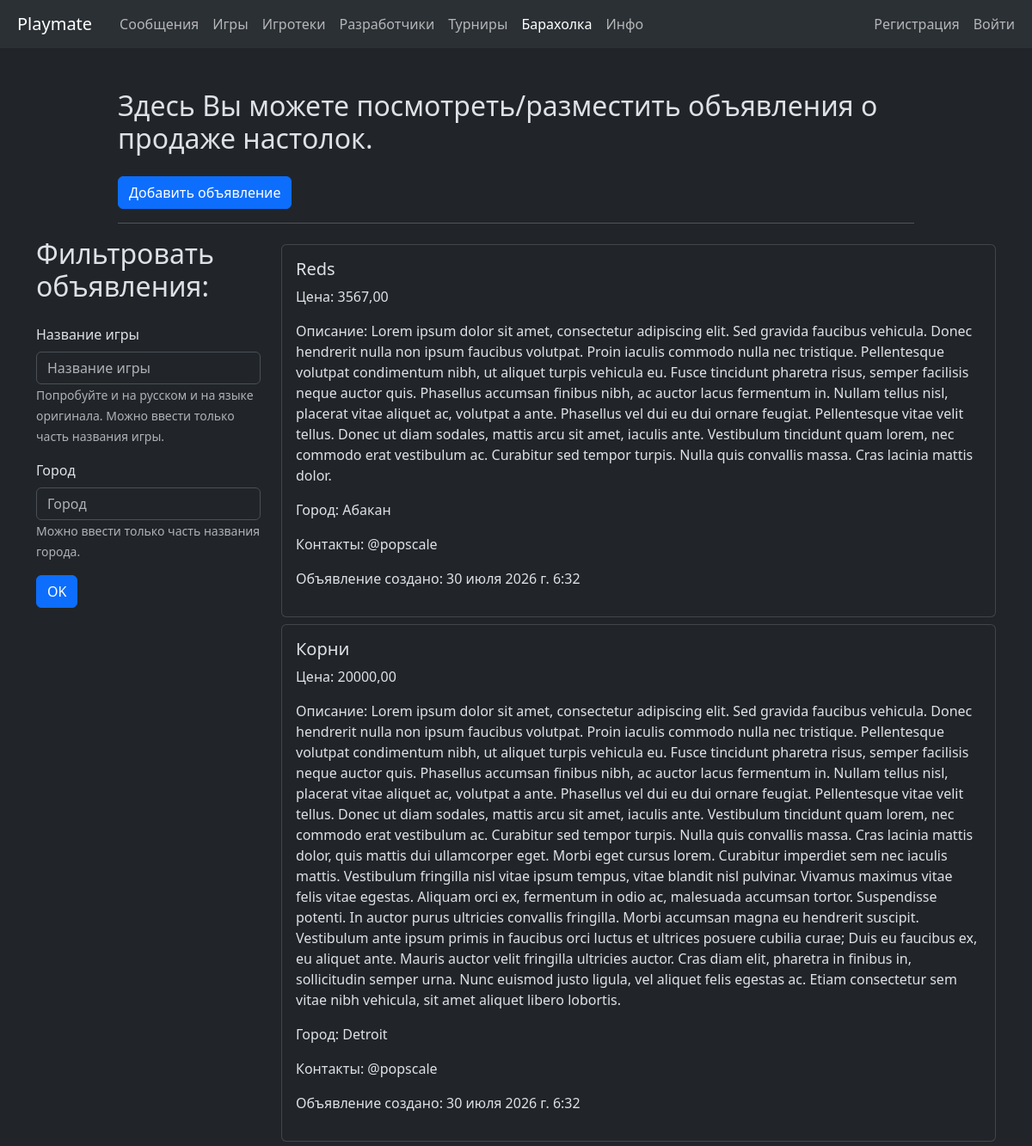
Page /main_app/sale_announcements/ (upper part) on the earlier database version.
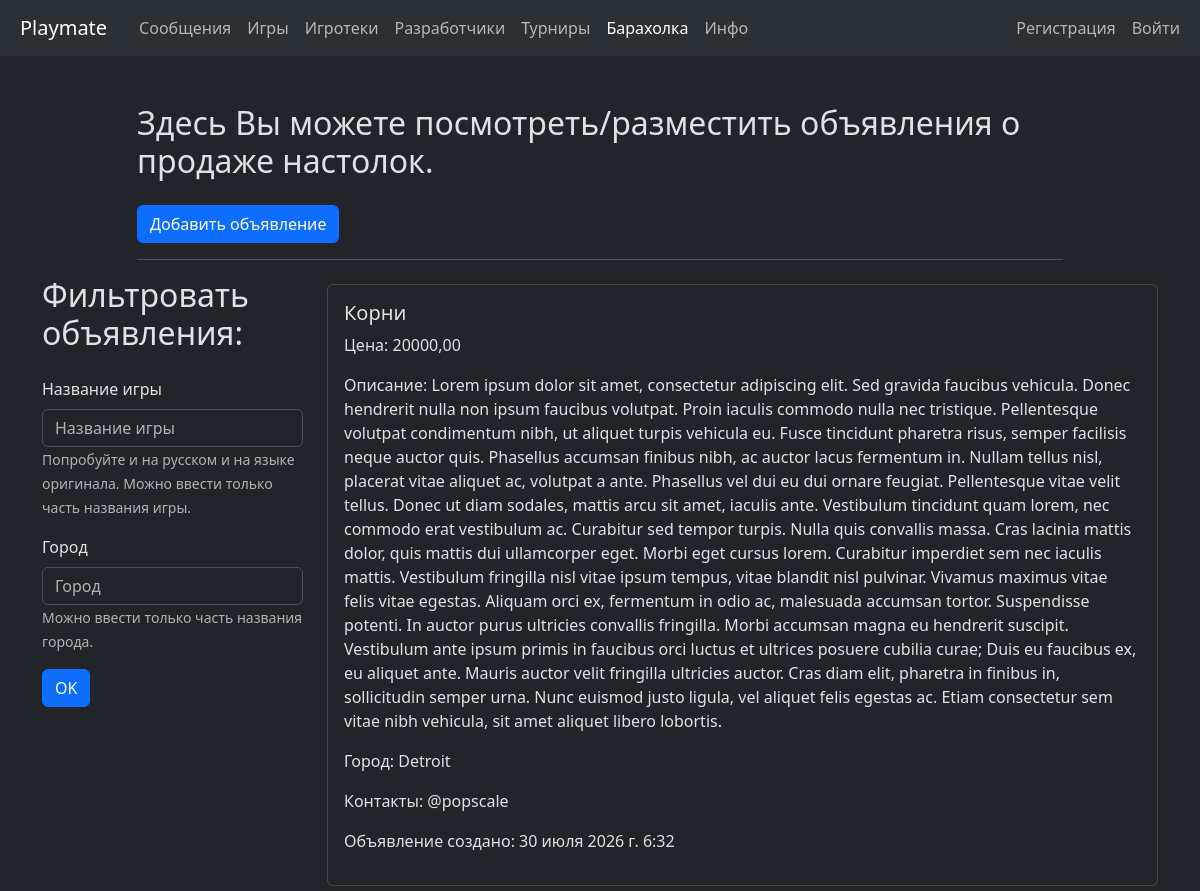
Same page on the later database version.
### main_app/models.py (models this page shows, shortened)
class SaleAnnouncement(models.Model):
    boardgame = models.ForeignKey(BoardGame,
                                  verbose_name='Настолка',
                                  help_text='Если в выборе нет нужной игры - создайте ее, пожалуйста ("Игры" в '
                                            'главном меню). Эту Вселенную делаете Вы ))',
                                  on_delete=models.CASCADE,
                                  blank=False,
                                  null=False)
    price = models.DecimalField(verbose_name='Цена',
                                max_digits=8,
                                decimal_places=2,
                                blank=False,
                                null=False)
    description = models.TextField(verbose_name='Описание, состояние и прочее',
                                   blank=False,
                                   null=False)
    city = models.CharField(verbose_name='Укажите Ваш город',
                            max_length=100,
                            blank=True,
                            null=True)
    contact = models.CharField(verbose_name='Контакты',
                               help_text='Укажите контакты для связи',
                               max_length=200,
                               blank=True,
                               null=True)
    created_at = models.DateTimeField(auto_now_add=True)
    created_by = models.ForeignKey(User,
                                   on_delete=models.CASCADE,
                                   null=False,
                                   related_name='sale_ann')
    class Meta:
        verbose_name = "Объявление о продаже"
        verbose_name_plural = "Объявления о продаже"
        ordering = ['-created_at']

class BoardGame(models.Model):
    title = models.CharField(verbose_name='Название игры',
                             blank=False,
                             null=False,
                             max_length=100)
    url_tesera = models.URLField(verbose_name='Ссылка на игру на сайте tesera.ru',
                                 blank=True,
                                 null=True,
                                 max_length=200)
    url_bgg = models.URLField(verbose_name='Ссылка на игру на сайте boardgamegeek.com',
                              blank=True,
                              null=True,
                              max_length=100)
    created_at = models.DateTimeField(auto_now_add=True)
    updated_at = models.DateTimeField(auto_now=True)
    created_by = models.ForeignKey(User,
                                   related_name='created_games',
                                   on_delete=models.SET_NULL,
                                   null=True)
    players= models.ManyToManyField(User,
                                    related_name='liked_games',
                                    null=True)
    class Meta:
        indexes = [
            models.Index(fields=['title'])
        ]
        ordering = ['title']
        verbose_name = 'Настолка'
        verbose_name_plural = 'Настолки'

### main_app/views.py (the view)
# urls.py: path('sale_announcements/', views.SaleAnnouncementsView.as_view(), name='sale_anns'),
class SaleAnnouncementsView(ListView):
    model = SaleAnnouncement
    template_name = 'main_app/sale_announcements.html'
    context_object_name = 'sale_announcements'
    def get_queryset(self):
        queryset = SaleAnnouncement.objects.select_related('boardgame', 'created_by').all()
        game = self.request.GET.get('game')
        city = self.request.GET.get('city')
        if game:
            queryset = queryset.filter(boardgame__title__icontains=game.lower())
        if city:
            queryset = queryset.filter(city__contains=city.lower())
        return queryset
    def get_context_data(self, **kwargs):
        context = super().get_context_data(**kwargs)
        context['form'] = SaleAnnouncementFilterForm()
        return context

### main_app/forms.py (shortened to what this page needs)
class SaleAnnouncementFilterForm(forms.Form):
    game = forms.CharField(label='Название игры',
                           help_text='Попробуйте и на русском и на языке оригинала. '
                                     'Можно ввести только часть названия игры.',
                           max_length=100,
                           strip=True,
                           required=False)
    city = forms.CharField(label='Город',
                           help_text='Можно ввести только часть названия города.',
                           max_length=100,
                           strip=True,
                           required=False)

### main_app/templatetags/active_page.py (called while the page is built)
@register.simple_tag
def active_url(request, path_name, *args, **kwargs):
    try:
        url = reverse(path_name, args=args, kwargs=kwargs)
        if url == request.path:
            return 'active'
    except NoReverseMatch:
        pass
    return ''

### templates/main_app/sale_announcements.html (shortened to what this page needs)
{% extends 'base.html' %}
{% load django_bootstrap5 %}
{% block content %}
<div class="container-sm mt-5">
    <div class="row justify-content-center">
        <div class="col col-lg-10">
            <h2 class="mb-4">Здесь Вы можете посмотреть/разместить объявления о продаже настолок.</h2>
            <a href="{% url 'main:create_sale_anns'%}"
               class="btn btn-primary">Добавить объявление</a>
            <hr>
        </div>
    </div>
    <div class="row justify-content-center">
        <div class="col-lg-3">
            <h2 class="mb-4">Фильтровать объявления:</h2>
            <form method="get" class="form">
                {% bootstrap_form form %}
                {% bootstrap_button button_type='submit' content='OK' %}
            </form>
        </div>
        <div class="col-lg-9">
            {% for ann in sale_announcements %}
                <div class="card mt-2">
                    <div class="card-body">
                        <h5 class="card-title">{{ ann.boardgame.title|capfirst }}</h5>
                        <div class="card-text">
                            <p>Цена: {{ ann.price }}</p>
                            <p>Описание: {{ ann.description }}</p>
                            <p>Город: {{ ann.city }}</p>
                            <p>Контакты: {{ ann.contact }}</p>
                            <p>Объявление создано: {{ ann.created_at }}</p>
                        </div>
                    </div>
                </div>
            {% empty %}
                <p>Пока объявлений нет.</p>
            {% endfor %}
        </div>
    </div>
</div>
{% endblock %}

Differences in the rows shown:
removed SaleAnnouncement: boardgame "Reds", price "3567,00", description "Lorem ipsum dolor sit amet, consectetur adipiscing elit. Sed gravida faucibus vehicula. Donec hendrerit nulla non ipsum faucibus volutpat. Proin iaculis commodo nulla nec tristique. Pellentesque volutpat condimentum nibh, ut aliquet turpis vehicula eu. Fusce tincidunt pharetra risus, semper facilisis neque auctor quis. Phasellus accumsan finibus nibh, ac auctor lacus fermentum in. Nullam tellus nisl, placerat vitae aliquet ac, volutpat a ante. Phasellus vel dui eu dui ornare feugiat. Pellentesque vitae velit tellus. Donec ut diam sodales, mattis arcu sit amet, iaculis ante. Vestibulum tincidunt quam lorem, nec commodo erat vestibulum ac. Curabitur sed tempor turpis. Nulla quis convallis…", city "Абакан", contact "@popscale", created_at "30 июля 2026 г. 6:32"
